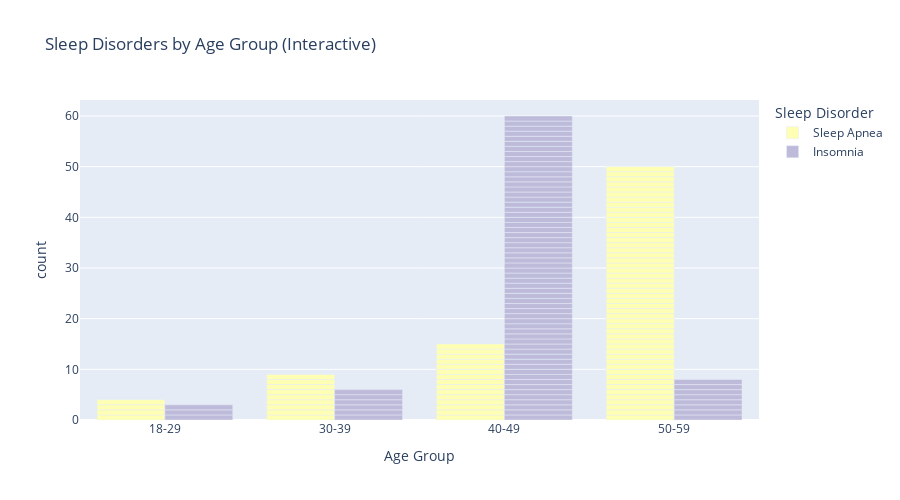

Notebook code cell kept with this figure:
### Markdown cell above
## 📌 Step 11: Age Group vs Sleep Disorder Analysis

Create grouped bar charts to compare sleep disorder prevalence across different age groups and identify age-related patterns.

### Code cell
# Create crosstab for age group vs sleep disorder - handle NaN values
# Create a version with 'No Disorder' for NaN values
df_viz = df.copy()
df_viz['Sleep Disorder Viz'] = df_viz['Sleep Disorder'].fillna('No Disorder')

age_disorder_crosstab = pd.crosstab(df_viz['Age Group'], df_viz['Sleep Disorder Viz'])
age_disorder_pct = pd.crosstab(df_viz['Age Group'], df_viz['Sleep Disorder Viz'], normalize='index') * 100

# Create grouped bar charts
fig, axes = plt.subplots(2, 2, figsize=(16, 12))

# Absolute counts
age_disorder_crosstab.plot(kind='bar', ax=axes[0,0], color=['#ff9999', '#66b3ff', '#99ff99', '#ffcc99'])
axes[0,0].set_title('Sleep Disorders by Age Group (Counts)', fontsize=14, fontweight='bold')
axes[0,0].set_xlabel('Age Group')
axes[0,0].set_ylabel('Count')
axes[0,0].legend(title='Sleep Disorder', bbox_to_anchor=(1.05, 1), loc='upper left')
axes[0,0].tick_params(axis='x', rotation=45)

# Percentages
age_disorder_pct.plot(kind='bar', ax=axes[0,1], color=['#ff9999', '#66b3ff', '#99ff99', '#ffcc99'])
axes[0,1].set_title('Sleep Disorders by Age Group (Percentages)', fontsize=14, fontweight='bold')
axes[0,1].set_xlabel('Age Group')
axes[0,1].set_ylabel('Percentage (%)')
axes[0,1].legend(title='Sleep Disorder', bbox_to_anchor=(1.05, 1), loc='upper left')
axes[0,1].tick_params(axis='x', rotation=45)

# Sleep duration by age group
sleep_age_stats = df.groupby('Age Group')['Sleep Duration'].agg(['mean', 'std']).reset_index()
axes[1,0].bar(sleep_age_stats['Age Group'], sleep_age_stats['mean'], 
              yerr=sleep_age_stats['std'], capsize=5, color='skyblue', alpha=0.7)
axes[1,0].set_title('Average Sleep Duration by Age Group', fontsize=14, fontweight='bold')
axes[1,0].set_xlabel('Age Group')
axes[1,0].set_ylabel('Sleep Duration (hours)')
axes[1,0].tick_params(axis='x', rotation=45)
axes[1,0].grid(axis='y', alpha=0.3)

# Sleep quality by age group
quality_age_stats = df.groupby('Age Group')['Quality of Sleep'].agg(['mean', 'std']).reset_index()
axes[1,1].bar(quality_age_stats['Age Group'], quality_age_stats['mean'], 
              yerr=quality_age_stats['std'], capsize=5, color='lightcoral', alpha=0.7)
axes[1,1].set_title('Average Sleep Quality by Age Group', fontsize=14, fontweight='bold')
axes[1,1].set_xlabel('Age Group')
axes[1,1].set_ylabel('Sleep Quality (1-10)')
axes[1,1].tick_params(axis='x', rotation=45)
axes[1,1].grid(axis='y', alpha=0.3)

plt.tight_layout()
plt.show()

# Interactive visualization with Plotly - with error handling
try:
    import plotly.offline as pyo
    
    fig = px.bar(
        df_viz,
        x='Age Group',
        color='Sleep Disorder Viz',
        title='Sleep Disorders by Age Group (Interactive)',
        color_discrete_sequence=px.colors.qualitative.Set3,
        barmode='group'
    )
    fig.update_layout(height=500)
    pyo.iplot(fig)
    
except Exception as e:
    print(f"Interactive age group chart display issue: {e}")
    print("Using static matplotlib visualization instead.")

# Print detailed statistics
print("📊 Sleep Disorder Distribution by Age Group (Percentages):")
print(age_disorder_pct.round(1))

print("\n📊 Sleep Statistics by Age Group:")
age_stats = df.groupby('Age Group').agg({
    'Sleep Duration': ['mean', 'std'],
    'Quality of Sleep': ['mean', 'std'],
    'Stress Level': ['mean', 'std']
}).round(2)
print(age_stats)

# Calculate disorder rates by age group (considering NaN as no disorder)
print("\n📊 Sleep Disorder Prevalence by Age Group:")
disorder_rates = {}
for age_group in df['Age Group'].unique():
    age_data = df[df['Age Group'] == age_group]
    total = len(age_data)
    with_disorder = age_data['Sleep Disorder'].notnull().sum()
    rate = (with_disorder / total) * 100
    disorder_rates[age_group] = rate
    print(f"• {age_group}: {with_disorder}/{total} ({rate:.1f}%)")

# Find age group with highest disorder rate
if disorder_rates:
    highest_disorder_age = max(disorder_rates, key=disorder_rates.get)
    print(f"\n🎯 Highest sleep disorder prevalence: {highest_disorder_age} ({disorder_rates[highest_disorder_age]:.1f}%)")
else:
    print("\n🎯 No disorder rate data available")

### Figure 1 — Plotly figure (JSON) as saved in the notebook; plotly's stock layout.template omitted (floating-point values rounded to 4 significant figures)
{"data": [{"alignmentgroup": "True", "hovertemplate": "Sleep Disorder=Sleep Apnea<br>Age Group=%{x}<br>count=%{y}<extra></extra>", "legendgroup": "Sleep Apnea", "marker": {"color": "rgb(255,255,179)", "pattern": {"shape": ""}}, "name": "Sleep Apnea", "offsetgroup": "Sleep Apnea", "orientation": "v", "showlegend": true, "textposition": "auto", "type": "bar", "x": ["18-29", "18-29", "18-29", "18-29", "30-39", "30-39", "30-39", "30-39", "30-39", "30-39", "30-39", "30-39", "30-39", "40-49", "40-49", "40-49", "40-49", "40-49", "40-49", "40-49", "40-49", "40-49", "40-49", "40-49", "40-49", "40-49", "40-49", "40-49", "50-59", "50-59", "50-59", "50-59", "50-59", "50-59", "50-59", "50-59", "50-59", "50-59", "50-59", "50-59", "50-59", "50-59", "50-59", "50-59", "50-59", "50-59", "50-59", "50-59", "50-59", "50-59", "50-59", "50-59", "50-59", "50-59", "50-59", "50-59", "50-59", "50-59", "50-59", "50-59", "50-59", "50-59", "50-59", "50-59", "50-59", "50-59", "50-59", "50-59", "50-59", "50-59", "50-59", "50-59", "50-59", "50-59", "50-59", "50-59", "50-59", "50-59"], "xaxis": "x", "y": [1, 1, 1, 1, 1, 1, 1, 1, 1, 1, 1, 1, 1, 1, 1, 1, 1, 1, 1, 1, 1, 1, 1, 1, 1, 1, 1, 1, 1, 1, 1, 1, 1, 1, 1, 1, 1, 1, 1, 1, 1, 1, 1, 1, 1, 1, 1, 1, 1, 1, 1, 1, 1, 1, 1, 1, 1, 1, 1, 1, 1, 1, 1, 1, 1, 1, 1, 1, 1, 1, 1, 1, 1, 1, 1, 1, 1, 1], "yaxis": "y"}, {"alignmentgroup": "True", "hovertemplate": "Sleep Disorder=Insomnia<br>Age Group=%{x}<br>count=%{y}<extra></extra>", "legendgroup": "Insomnia", "marker": {"color": "rgb(190,186,218)", "pattern": {"shape": ""}}, "name": "Insomnia", "offsetgroup": "Insomnia", "orientation": "v", "showlegend": true, "textposition": "auto", "type": "bar", "x": ["18-29", "18-29", "18-29", "30-39", "30-39", "30-39", "30-39", "30-39", "30-39", "40-49", "40-49", "40-49", "40-49", "40-49", "40-49", "40-49", "40-49", "40-49", "40-49", "40-49", "40-49", "40-49", "40-49", "40-49", "40-49", "40-49", "40-49", "40-49", "40-49", "40-49", "40-49", "40-49", "40-49", "40-49", "40-49", "40-49", "40-49", "40-49", "40-49", "40-49", "40-49", "40-49", "40-49", "40-49", "40-49", "40-49", "40-49", "40-49", "40-49", "40-49", "40-49", "40-49", "40-49", "40-49", "40-49", "40-49", "40-49", "40-49", "40-49", "40-49", "40-49", "40-49", "40-49", "40-49", "40-49", "40-49", "40-49", "40-49", "40-49", "50-59", "50-59", "50-59", "50-59", "50-59", "50-59", "50-59", "50-59"], "xaxis": "x", "y": [1, 1, 1, 1, 1, 1, 1, 1, 1, 1, 1, 1, 1, 1, 1, 1, 1, 1, 1, 1, 1, 1, 1, 1, 1, 1, 1, 1, 1, 1, 1, 1, 1, 1, 1, 1, 1, 1, 1, 1, 1, 1, 1, 1, 1, 1, 1, 1, 1, 1, 1, 1, 1, 1, 1, 1, 1, 1, 1, 1, 1, 1, 1, 1, 1, 1, 1, 1, 1, 1, 1, 1, 1, 1, 1, 1, 1], "yaxis": "y"}], "layout": {"barmode": "group", "height": 500, "legend": {"title": {"text": "Sleep Disorder"}, "tracegroupgap": 0}, "title": {"text": "Sleep Disorders by Age Group (Interactive)"}, "xaxis": {"anchor": "y", "domain": [0, 1], "title": {"text": "Age Group"}}, "yaxis": {"anchor": "x", "domain": [0, 1], "title": {"text": "count"}}}}
